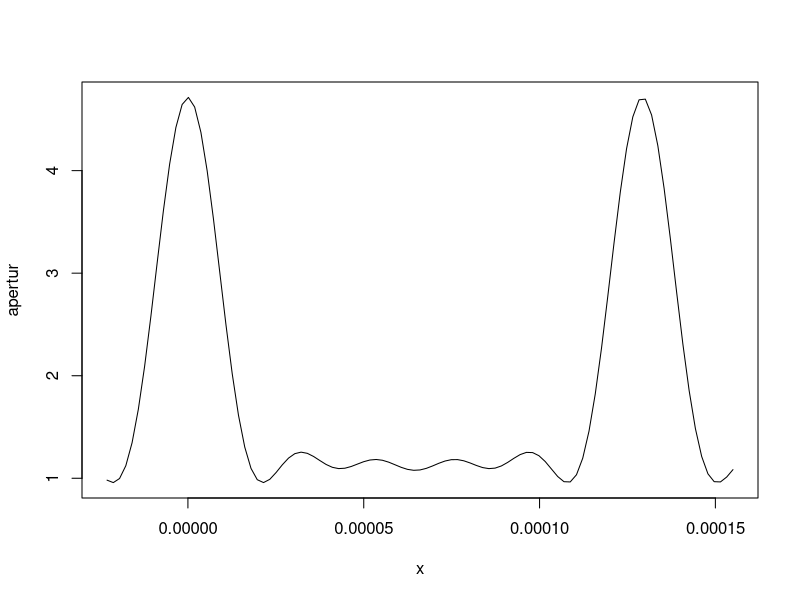

Generate this figure with R:
g <- 2*pi/0.00012926
apertur <- function(x){sqrt(2.72)+sqrt(0.935)*cos(x*g)+ sqrt(0.6735)*cos(2*x*g)+sqrt(0.4245)*cos(3*x*g)+sqrt(0.1815)*cos(4*x*g)+sqrt(0.04012)*cos(5*x*g)}
plot (apertur,-0.000023,0.000155)
max <- sqrt(2.72)+sqrt(0.935)+ sqrt(0.6735)+sqrt(0.4245)+sqrt(0.1815)+sqrt(0.06)
f1 <- function(x){(4.75938/2)*x^0}
interf <- function(x){abs(apertur(x)-f1(x))}
intersect <- optimize(interf, interval=c(-0.06, 0))
#plot(f1, -0.000002,0.000002, add =  TRUE)
#plot(interf, -0.000002,0.000002)